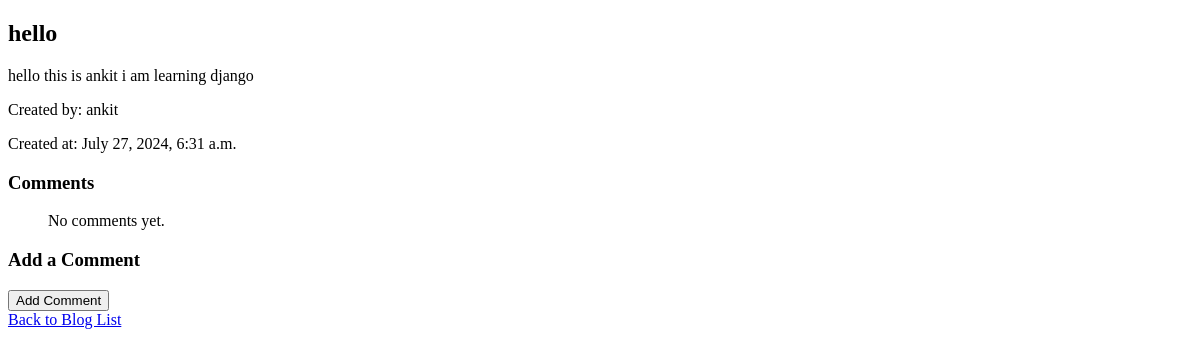
The app's page /blog/1/ (signed in), older data.
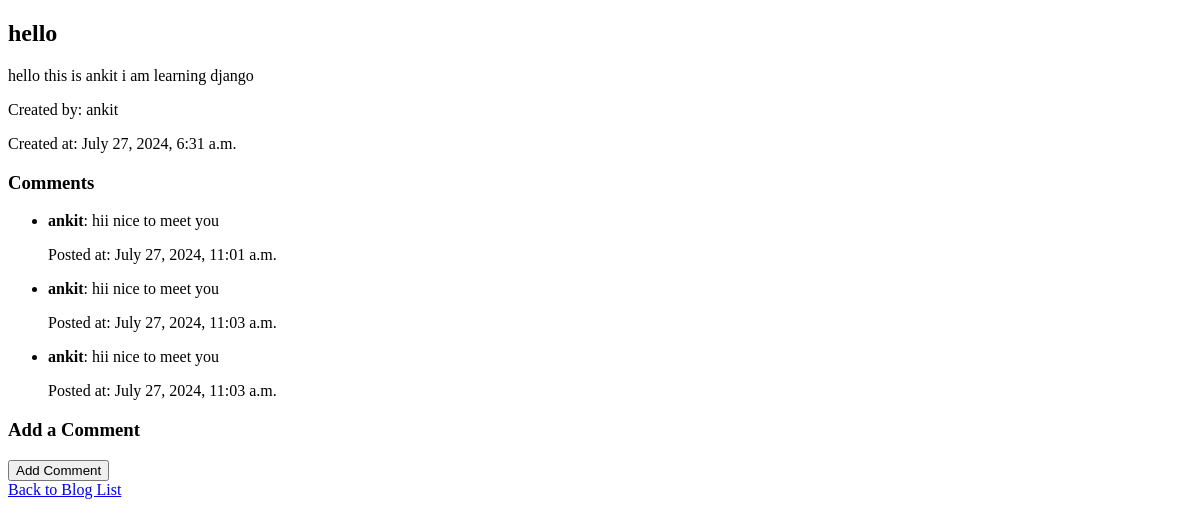
The same page, newer data.
### blog/models.py (models this page shows, shortened)
class Blog(models.Model):
    user = models.ForeignKey(CustomUser ,on_delete=models.CASCADE)
    title = models.CharField(max_length=50)
    description = models.TextField(default='')
    created_at = models.DateTimeField(auto_now_add=True)

class Comment(models.Model):
    user = models.ForeignKey(CustomUser ,on_delete=models.CASCADE)
    blog = models.ForeignKey(Blog ,on_delete=models.CASCADE)
    content = models.TextField()
    created_at = models.DateTimeField(auto_now_add=True)

### users/models.py (models this page shows, shortened)
class CustomUser(AbstractUser):
    email = models.EmailField(unique=True)
    username = models.CharField(max_length=150, unique=True)
    first_name = models.CharField(max_length=150)
    last_name = models.CharField(max_length=150)
    profile_picture = models.ImageField(verbose_name='picture', upload_to='' ,default=None ,blank=True ,null=True)
    bio = models.TextField(default='')
    phone_number = models.CharField(max_length=20, unique=True ,default='')

### blog/views.py (the view)
# urls.py: path('<int:blog_id>/',views.blog_detail ,name='blog_detail'),
@login_required
def blog_detail(request ,blog_id):
    blog = get_object_or_404(Blog ,id=blog_id)
    comments = Comment.objects.filter(blog=blog)
    return render(request ,'blog/blog_detail.html' ,{'blog':blog ,'comments':comments})

### blog/templates/blog/blog_detail.html (shortened to what this page needs)
<!DOCTYPE html>
<html>
  <head>
  </head>
  <body>
    <h2>{{ blog.title }}</h2>
    <p>{{ blog.description }}</p>
    <p>Created by: {{ blog.user.username }}</p>
    <p>Created at: {{ blog.created_at }}</p>
    <h3>Comments</h3>
    <ul>
      {% for comment in comments %}
      <li>
        <strong>{{ comment.user.username }}</strong>: {{ comment.content }}
        <p>Posted at: {{ comment.created_at }}</p>
      </li>
      {% empty %}
      <p>No comments yet.</p>
      {% endfor %}
    </ul>
    <h3>Add a Comment</h3>
    <form method="post" action="{% url 'add_comment' blog.id %}">
      <button type="submit">Add Comment</button>
    </form>
    <a href="{% url 'blog_list' %}">Back to Blog List</a>
  </body>
</html>

Row changes from the older to the newer data that the page shows:
added Comment: user.username "ankit", content "hii nice to meet you", created_at "July 27, 2024, 11:01 a.m."
added Comment: user.username "ankit", content "hii nice to meet you", created_at "July 27, 2024, 11:03 a.m."
added Comment: user.username "ankit", content "hii nice to meet you", created_at "July 27, 2024, 11:03 a.m."
Text that changed along with them:
text no longer shown: "No comments yet."
